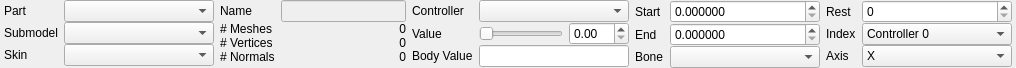
<?xml version="1.0" encoding="UTF-8"?>
<ui version="4.0">
 <class>ui::assets::studiomodel::StudioModelBodyPartsPanel</class>
 <widget class="QWidget" name="ui::assets::studiomodel::StudioModelBodyPartsPanel">
  <property name="geometry">
   <rect>
    <x>0</x>
    <y>0</y>
    <width>995</width>
    <height>64</height>
   </rect>
  </property>
  <property name="windowTitle">
   <string>Form</string>
  </property>
  <layout class="QHBoxLayout" name="MainLayout">
   <property name="sizeConstraint">
    <enum>QLayout::SetFixedSize</enum>
   </property>
   <property name="leftMargin">
    <number>4</number>
   </property>
   <property name="topMargin">
    <number>0</number>
   </property>
   <property name="rightMargin">
    <number>4</number>
   </property>
   <property name="bottomMargin">
    <number>0</number>
   </property>
   <item>
    <widget class="QWidget" name="BodypartsDataWidget" native="true">
     <layout class="QGridLayout" name="gridLayout">
      <property name="sizeConstraint">
       <enum>QLayout::SetDefaultConstraint</enum>
      </property>
      <property name="leftMargin">
       <number>0</number>
      </property>
      <property name="topMargin">
       <number>0</number>
      </property>
      <property name="rightMargin">
       <number>0</number>
      </property>
      <property name="bottomMargin">
       <number>0</number>
      </property>
      <property name="verticalSpacing">
       <number>0</number>
      </property>
      <item row="1" column="0">
       <widget class="QLabel" name="label_2">
        <property name="text">
         <string>Submodel</string>
        </property>
       </widget>
      </item>
      <item row="0" column="0">
       <widget class="QLabel" name="label">
        <property name="text">
         <string>Part</string>
        </property>
       </widget>
      </item>
      <item row="1" column="1">
       <widget class="QComboBox" name="Submodels">
        <property name="sizePolicy">
         <sizepolicy hsizetype="Preferred" vsizetype="Fixed">
          <horstretch>0</horstretch>
          <verstretch>0</verstretch>
         </sizepolicy>
        </property>
        <property name="minimumSize">
         <size>
          <width>150</width>
          <height>0</height>
         </size>
        </property>
        <property name="maximumSize">
         <size>
          <width>16777215</width>
          <height>16777215</height>
         </size>
        </property>
       </widget>
      </item>
      <item row="0" column="1">
       <widget class="QComboBox" name="BodyParts">
        <property name="sizePolicy">
         <sizepolicy hsizetype="Preferred" vsizetype="Fixed">
          <horstretch>0</horstretch>
          <verstretch>0</verstretch>
         </sizepolicy>
        </property>
        <property name="minimumSize">
         <size>
          <width>150</width>
          <height>0</height>
         </size>
        </property>
        <property name="maximumSize">
         <size>
          <width>16777215</width>
          <height>16777215</height>
         </size>
        </property>
       </widget>
      </item>
      <item row="2" column="0">
       <widget class="QLabel" name="label_3">
        <property name="text">
         <string>Skin</string>
        </property>
       </widget>
      </item>
      <item row="2" column="1">
       <widget class="QComboBox" name="Skins">
        <property name="sizePolicy">
         <sizepolicy hsizetype="Preferred" vsizetype="Fixed">
          <horstretch>0</horstretch>
          <verstretch>0</verstretch>
         </sizepolicy>
        </property>
        <property name="minimumSize">
         <size>
          <width>150</width>
          <height>0</height>
         </size>
        </property>
        <property name="maximumSize">
         <size>
          <width>16777215</width>
          <height>16777215</height>
         </size>
        </property>
       </widget>
      </item>
      <item row="3" column="0" colspan="2">
       <spacer name="verticalSpacer">
        <property name="orientation">
         <enum>Qt::Vertical</enum>
        </property>
        <property name="sizeHint" stdset="0">
         <size>
          <width>20</width>
          <height>0</height>
         </size>
        </property>
       </spacer>
      </item>
     </layout>
    </widget>
   </item>
   <item>
    <layout class="QGridLayout" name="gridLayout_5">
     <property name="verticalSpacing">
      <number>0</number>
     </property>
     <item row="3" column="0">
      <widget class="QLabel" name="label_16">
       <property name="sizePolicy">
        <sizepolicy hsizetype="Fixed" vsizetype="Preferred">
         <horstretch>0</horstretch>
         <verstretch>0</verstretch>
        </sizepolicy>
       </property>
       <property name="text">
        <string># Normals</string>
       </property>
      </widget>
     </item>
     <item row="0" column="1">
      <widget class="QLineEdit" name="ModelName">
       <property name="enabled">
        <bool>false</bool>
       </property>
       <property name="sizePolicy">
        <sizepolicy hsizetype="Preferred" vsizetype="Fixed">
         <horstretch>0</horstretch>
         <verstretch>0</verstretch>
        </sizepolicy>
       </property>
       <property name="minimumSize">
        <size>
         <width>125</width>
         <height>0</height>
        </size>
       </property>
       <property name="maximumSize">
        <size>
         <width>16777215</width>
         <height>16777215</height>
        </size>
       </property>
      </widget>
     </item>
     <item row="2" column="1">
      <widget class="QLabel" name="VertexCountLabel">
       <property name="text">
        <string>0</string>
       </property>
       <property name="alignment">
        <set>Qt::AlignRight|Qt::AlignTrailing|Qt::AlignVCenter</set>
       </property>
      </widget>
     </item>
     <item row="0" column="0">
      <widget class="QLabel" name="label_13">
       <property name="sizePolicy">
        <sizepolicy hsizetype="Fixed" vsizetype="Preferred">
         <horstretch>0</horstretch>
         <verstretch>0</verstretch>
        </sizepolicy>
       </property>
       <property name="text">
        <string>Name</string>
       </property>
      </widget>
     </item>
     <item row="2" column="0">
      <widget class="QLabel" name="label_15">
       <property name="sizePolicy">
        <sizepolicy hsizetype="Fixed" vsizetype="Preferred">
         <horstretch>0</horstretch>
         <verstretch>0</verstretch>
        </sizepolicy>
       </property>
       <property name="text">
        <string># Vertices</string>
       </property>
      </widget>
     </item>
     <item row="1" column="1">
      <widget class="QLabel" name="MeshCountLabel">
       <property name="text">
        <string>0</string>
       </property>
       <property name="alignment">
        <set>Qt::AlignRight|Qt::AlignTrailing|Qt::AlignVCenter</set>
       </property>
      </widget>
     </item>
     <item row="1" column="0">
      <widget class="QLabel" name="label_14">
       <property name="sizePolicy">
        <sizepolicy hsizetype="Fixed" vsizetype="Preferred">
         <horstretch>0</horstretch>
         <verstretch>0</verstretch>
        </sizepolicy>
       </property>
       <property name="text">
        <string># Meshes</string>
       </property>
      </widget>
     </item>
     <item row="3" column="1">
      <widget class="QLabel" name="NormalCountLabel">
       <property name="text">
        <string>0</string>
       </property>
       <property name="alignment">
        <set>Qt::AlignRight|Qt::AlignTrailing|Qt::AlignVCenter</set>
       </property>
      </widget>
     </item>
     <item row="4" column="0" colspan="2">
      <spacer name="verticalSpacer_2">
       <property name="orientation">
        <enum>Qt::Vertical</enum>
       </property>
       <property name="sizeHint" stdset="0">
        <size>
         <width>20</width>
         <height>0</height>
        </size>
       </property>
      </spacer>
     </item>
    </layout>
   </item>
   <item>
    <layout class="QGridLayout" name="gridLayout_6">
     <property name="leftMargin">
      <number>0</number>
     </property>
     <property name="verticalSpacing">
      <number>0</number>
     </property>
     <item row="1" column="0">
      <widget class="QLabel" name="label_5">
       <property name="sizePolicy">
        <sizepolicy hsizetype="Fixed" vsizetype="Preferred">
         <horstretch>0</horstretch>
         <verstretch>0</verstretch>
        </sizepolicy>
       </property>
       <property name="text">
        <string>Value</string>
       </property>
      </widget>
     </item>
     <item row="2" column="0">
      <widget class="QLabel" name="label_6">
       <property name="sizePolicy">
        <sizepolicy hsizetype="Fixed" vsizetype="Preferred">
         <horstretch>0</horstretch>
         <verstretch>0</verstretch>
        </sizepolicy>
       </property>
       <property name="text">
        <string>Body Value</string>
       </property>
      </widget>
     </item>
     <item row="2" column="1" colspan="2">
      <widget class="QLineEdit" name="BodyValue">
       <property name="sizePolicy">
        <sizepolicy hsizetype="Preferred" vsizetype="Fixed">
         <horstretch>0</horstretch>
         <verstretch>0</verstretch>
        </sizepolicy>
       </property>
       <property name="minimumSize">
        <size>
         <width>0</width>
         <height>0</height>
        </size>
       </property>
       <property name="maximumSize">
        <size>
         <width>16777215</width>
         <height>16777215</height>
        </size>
       </property>
       <property name="alignment">
        <set>Qt::AlignRight|Qt::AlignTrailing|Qt::AlignVCenter</set>
       </property>
       <property name="readOnly">
        <bool>true</bool>
       </property>
      </widget>
     </item>
     <item row="0" column="0">
      <widget class="QLabel" name="label_4">
       <property name="sizePolicy">
        <sizepolicy hsizetype="Fixed" vsizetype="Preferred">
         <horstretch>0</horstretch>
         <verstretch>0</verstretch>
        </sizepolicy>
       </property>
       <property name="text">
        <string>Controller</string>
       </property>
      </widget>
     </item>
     <item row="1" column="2">
      <widget class="QDoubleSpinBox" name="BoneControllerValueSpinner">
       <property name="sizePolicy">
        <sizepolicy hsizetype="Fixed" vsizetype="Fixed">
         <horstretch>0</horstretch>
         <verstretch>0</verstretch>
        </sizepolicy>
       </property>
       <property name="minimumSize">
        <size>
         <width>60</width>
         <height>0</height>
        </size>
       </property>
       <property name="maximumSize">
        <size>
         <width>60</width>
         <height>16777215</height>
        </size>
       </property>
       <property name="maximum">
        <double>360.000000000000000</double>
       </property>
       <property name="value">
        <double>0.000000000000000</double>
       </property>
      </widget>
     </item>
     <item row="1" column="1">
      <widget class="QSlider" name="BoneControllerValueSlider">
       <property name="sizePolicy">
        <sizepolicy hsizetype="Preferred" vsizetype="Fixed">
         <horstretch>0</horstretch>
         <verstretch>0</verstretch>
        </sizepolicy>
       </property>
       <property name="minimumSize">
        <size>
         <width>0</width>
         <height>0</height>
        </size>
       </property>
       <property name="maximumSize">
        <size>
         <width>16777215</width>
         <height>16777215</height>
        </size>
       </property>
       <property name="orientation">
        <enum>Qt::Horizontal</enum>
       </property>
      </widget>
     </item>
     <item row="0" column="1" colspan="2">
      <widget class="QComboBox" name="BoneControllers">
       <property name="sizePolicy">
        <sizepolicy hsizetype="Preferred" vsizetype="Fixed">
         <horstretch>0</horstretch>
         <verstretch>0</verstretch>
        </sizepolicy>
       </property>
       <property name="minimumSize">
        <size>
         <width>150</width>
         <height>0</height>
        </size>
       </property>
       <property name="maximumSize">
        <size>
         <width>16777215</width>
         <height>16777215</height>
        </size>
       </property>
      </widget>
     </item>
     <item row="3" column="0" colspan="3">
      <spacer name="verticalSpacer_3">
       <property name="orientation">
        <enum>Qt::Vertical</enum>
       </property>
       <property name="sizeHint" stdset="0">
        <size>
         <width>20</width>
         <height>0</height>
        </size>
       </property>
      </spacer>
     </item>
    </layout>
   </item>
   <item>
    <widget class="QWidget" name="ControllerDataWidget" native="true">
     <layout class="QHBoxLayout" name="ControllerDataLayout">
      <property name="leftMargin">
       <number>0</number>
      </property>
      <property name="topMargin">
       <number>0</number>
      </property>
      <property name="rightMargin">
       <number>0</number>
      </property>
      <property name="bottomMargin">
       <number>0</number>
      </property>
      <item>
       <layout class="QGridLayout" name="gridLayout_7">
        <property name="leftMargin">
         <number>0</number>
        </property>
        <property name="verticalSpacing">
         <number>0</number>
        </property>
        <item row="0" column="0">
         <widget class="QLabel" name="label_8">
          <property name="sizePolicy">
           <sizepolicy hsizetype="Fixed" vsizetype="Preferred">
            <horstretch>0</horstretch>
            <verstretch>0</verstretch>
           </sizepolicy>
          </property>
          <property name="text">
           <string>Start</string>
          </property>
         </widget>
        </item>
        <item row="2" column="0">
         <widget class="QLabel" name="label_7">
          <property name="text">
           <string>Bone</string>
          </property>
         </widget>
        </item>
        <item row="1" column="0">
         <widget class="QLabel" name="label_9">
          <property name="sizePolicy">
           <sizepolicy hsizetype="Fixed" vsizetype="Preferred">
            <horstretch>0</horstretch>
            <verstretch>0</verstretch>
           </sizepolicy>
          </property>
          <property name="text">
           <string>End</string>
          </property>
         </widget>
        </item>
        <item row="2" column="1">
         <widget class="QComboBox" name="BoneControllerBone">
          <property name="sizePolicy">
           <sizepolicy hsizetype="Preferred" vsizetype="Fixed">
            <horstretch>0</horstretch>
            <verstretch>0</verstretch>
           </sizepolicy>
          </property>
          <property name="minimumSize">
           <size>
            <width>150</width>
            <height>0</height>
           </size>
          </property>
          <property name="maximumSize">
           <size>
            <width>16777215</width>
            <height>16777215</height>
           </size>
          </property>
         </widget>
        </item>
        <item row="0" column="1">
         <widget class="QDoubleSpinBox" name="BoneControllerStart">
          <property name="sizePolicy">
           <sizepolicy hsizetype="Preferred" vsizetype="Fixed">
            <horstretch>0</horstretch>
            <verstretch>0</verstretch>
           </sizepolicy>
          </property>
          <property name="minimumSize">
           <size>
            <width>150</width>
            <height>0</height>
           </size>
          </property>
          <property name="maximumSize">
           <size>
            <width>16777215</width>
            <height>16777215</height>
           </size>
          </property>
          <property name="decimals">
           <number>6</number>
          </property>
         </widget>
        </item>
        <item row="1" column="1">
         <widget class="QDoubleSpinBox" name="BoneControllerEnd">
          <property name="sizePolicy">
           <sizepolicy hsizetype="Preferred" vsizetype="Fixed">
            <horstretch>0</horstretch>
            <verstretch>0</verstretch>
           </sizepolicy>
          </property>
          <property name="minimumSize">
           <size>
            <width>150</width>
            <height>0</height>
           </size>
          </property>
          <property name="maximumSize">
           <size>
            <width>16777215</width>
            <height>16777215</height>
           </size>
          </property>
          <property name="decimals">
           <number>6</number>
          </property>
         </widget>
        </item>
        <item row="3" column="0" colspan="2">
         <spacer name="verticalSpacer_4">
          <property name="orientation">
           <enum>Qt::Vertical</enum>
          </property>
          <property name="sizeHint" stdset="0">
           <size>
            <width>20</width>
            <height>0</height>
           </size>
          </property>
         </spacer>
        </item>
       </layout>
      </item>
      <item>
       <layout class="QGridLayout" name="gridLayout_8">
        <property name="leftMargin">
         <number>0</number>
        </property>
        <property name="verticalSpacing">
         <number>0</number>
        </property>
        <item row="2" column="0">
         <widget class="QLabel" name="label_12">
          <property name="text">
           <string>Axis</string>
          </property>
         </widget>
        </item>
        <item row="1" column="1">
         <widget class="QComboBox" name="BoneControllerIndex">
          <property name="sizePolicy">
           <sizepolicy hsizetype="Preferred" vsizetype="Fixed">
            <horstretch>0</horstretch>
            <verstretch>0</verstretch>
           </sizepolicy>
          </property>
          <property name="minimumSize">
           <size>
            <width>150</width>
            <height>0</height>
           </size>
          </property>
          <property name="maximumSize">
           <size>
            <width>16777215</width>
            <height>16777215</height>
           </size>
          </property>
          <item>
           <property name="text">
            <string>Controller 0</string>
           </property>
          </item>
          <item>
           <property name="text">
            <string>Controller 1</string>
           </property>
          </item>
          <item>
           <property name="text">
            <string>Controller 2</string>
           </property>
          </item>
          <item>
           <property name="text">
            <string>Controller 3</string>
           </property>
          </item>
          <item>
           <property name="text">
            <string>Mouth 0</string>
           </property>
          </item>
          <item>
           <property name="text">
            <string>Mouth 1</string>
           </property>
          </item>
          <item>
           <property name="text">
            <string>Mouth 2</string>
           </property>
          </item>
          <item>
           <property name="text">
            <string>Mouth 3</string>
           </property>
          </item>
         </widget>
        </item>
        <item row="0" column="0">
         <widget class="QLabel" name="label_10">
          <property name="sizePolicy">
           <sizepolicy hsizetype="Fixed" vsizetype="Preferred">
            <horstretch>0</horstretch>
            <verstretch>0</verstretch>
           </sizepolicy>
          </property>
          <property name="text">
           <string>Rest</string>
          </property>
         </widget>
        </item>
        <item row="1" column="0">
         <widget class="QLabel" name="label_11">
          <property name="sizePolicy">
           <sizepolicy hsizetype="Fixed" vsizetype="Preferred">
            <horstretch>0</horstretch>
            <verstretch>0</verstretch>
           </sizepolicy>
          </property>
          <property name="text">
           <string>Index</string>
          </property>
         </widget>
        </item>
        <item row="0" column="1">
         <widget class="QSpinBox" name="BoneControllerRest">
          <property name="sizePolicy">
           <sizepolicy hsizetype="Preferred" vsizetype="Fixed">
            <horstretch>0</horstretch>
            <verstretch>0</verstretch>
           </sizepolicy>
          </property>
          <property name="minimumSize">
           <size>
            <width>150</width>
            <height>0</height>
           </size>
          </property>
          <property name="maximumSize">
           <size>
            <width>16777215</width>
            <height>16777215</height>
           </size>
          </property>
         </widget>
        </item>
        <item row="2" column="1">
         <widget class="QComboBox" name="BoneControllerBoneAxis">
          <property name="sizePolicy">
           <sizepolicy hsizetype="Preferred" vsizetype="Fixed">
            <horstretch>0</horstretch>
            <verstretch>0</verstretch>
           </sizepolicy>
          </property>
          <property name="minimumSize">
           <size>
            <width>150</width>
            <height>0</height>
           </size>
          </property>
          <property name="maximumSize">
           <size>
            <width>16777215</width>
            <height>16777215</height>
           </size>
          </property>
          <item>
           <property name="text">
            <string>X</string>
           </property>
          </item>
          <item>
           <property name="text">
            <string>Y</string>
           </property>
          </item>
          <item>
           <property name="text">
            <string>Z</string>
           </property>
          </item>
          <item>
           <property name="text">
            <string>XR</string>
           </property>
          </item>
          <item>
           <property name="text">
            <string>XY</string>
           </property>
          </item>
          <item>
           <property name="text">
            <string>XZ</string>
           </property>
          </item>
         </widget>
        </item>
        <item row="3" column="0" colspan="2">
         <spacer name="verticalSpacer_5">
          <property name="orientation">
           <enum>Qt::Vertical</enum>
          </property>
          <property name="sizeHint" stdset="0">
           <size>
            <width>20</width>
            <height>0</height>
           </size>
          </property>
         </spacer>
        </item>
       </layout>
      </item>
     </layout>
    </widget>
   </item>
  </layout>
 </widget>
 <resources/>
 <connections/>
</ui>
